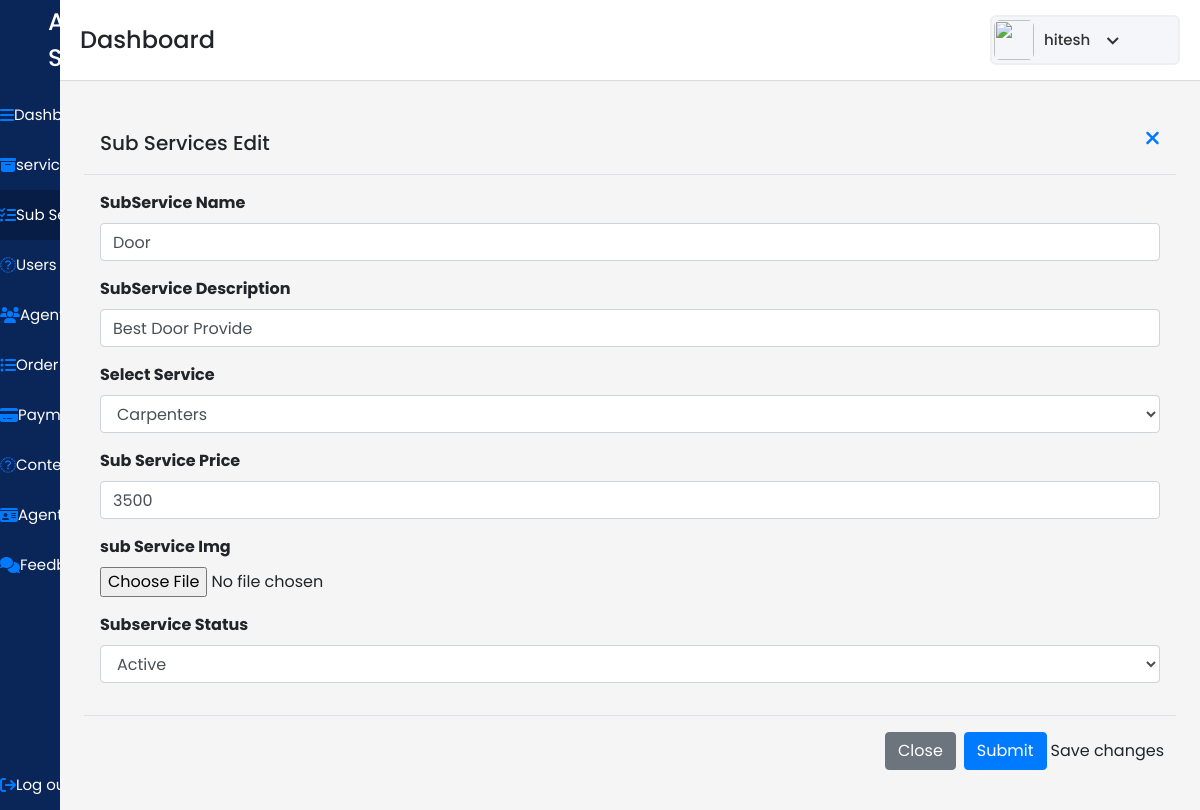
The page /admindash/subservicesedit/1/ (signed in) on the database its author committed.
### user/models.py (models this page shows)
class Subservice(models.Model):
    subserviceid=models.IntegerField(primary_key=True)
    serviceid=models.IntegerField()
    subservicename=models.CharField(max_length=50,null=FALSE)
    subservicedescription=models.CharField(max_length=20,null=FALSE)
    subserviceimage = models.ImageField(upload_to='image/images/')
    subserviceprice = models.IntegerField()
    subservicestutas=models.BooleanField(max_length=5,null=FALSE)

### adminpan/views.py (the view)
# urls.py: path('subservicesedit/<int:id>/',views.subservicesedit,name='subservicesedit'),
@login_required(login_url="/login/")
def subservicesedit(request,id):
    subservicedata=Subservice.objects.get(pk=id)
    allService=Service.objects.all()
    context={'Subservice':subservicedata,'Services':allService}
    return render(request,"subservices-edit.html",context)

### adminpan/templates/subservices-edit.html (shortened to what this page needs)
{% load static %}
<!DOCTYPE html>
<html lang="en" dir="ltr">
  <head>
    <link rel="stylesheet" href="{% static "./style.css" %}">
   <link href="{% static "https://unpkg.com/boxicons@2.0.7/css/boxicons.min.css" %}" rel='stylesheet'>
    <link rel="stylesheet" href="{% static "path/to/font-awesome/css/font-awesome.min.css"  %}">
    <link href="{% static "https://cdn.jsdelivr.net/npm/bootstrap@5.1.3/dist/css/bootstrap.min.css"  %}" rel="stylesheet">
    <link href="{% static "https://cdn.jsdelivr.net/npm/bootstrap@5.1.3/dist/css/bootstrap.min.css" %}" rel="stylesheet">
    <link rel="stylesheet" href="{% static "./css/bootstrap.min.css" %}">
    <link href="{% static "https://stackpath.bootstrapcdn.com/bootstrap/4.4.1/css/bootstrap.min.css" %}" rel="stylesheet"/>
  </head>
<body>
  <div class="sidebar">
    <div class="logo-details pl-5">
      <span class="logo_name">All in Services</span>
    </div>
      <ul class="nav-links">
        <li>
          <a href={% url 'adminpan' %} >
            <i class="fa fa-bars" aria-hidden="true"></i>
            <span class="links_name">Dashboard</span>
          </a>
        </li>
        <li>
          <a href={% url 'services' %} >
            <i class="fa fa-archive" aria-hidden="true"></i>
            <span class="links_name">services</span>
          </a>
        </li>
        <li>
          <a href={% url 'subservices' %} class="active">
            <i class="fa fa-tasks" aria-hidden="true"></i>
            <span class="links_name">Sub Service</span>
          </a>
        </li>
        <li>
          <a href={% url 'users' %}>
            <i class="fa fa-user-o" aria-hidden="true"></i>
            <span class="links_name">Users</span>
        </li>
        <li>
          <a href={% url 'agent' %}>
            <i class="fa fa-users" aria-hidden="true"></i>
            <span class="links_name">Agent</span>
        </li>
        <li>
          <a href={% url 'order' %}>
            <i class="fa fa-list-ul" aria-hidden="true"></i>
            <span class="links_name">Order list</span>
        </li>
        <li>
          <a href={% url 'payment' %}>
            <i class="fa fa-credit-card-alt" aria-hidden="true"></i>
            <span class="links_name">Payment</span>
        </li>
        <li>
          <a href={% url 'contectus' %}>
            <i class="fa fa-envelope-o" aria-hidden="true"></i>
            <span class="links_name">Contect Us</span>
        </li>
        <li>
          <a href={% url 'agentkyc' %}>
            <i class="fa fa-id-card" aria-hidden="true"></i>
            <span class="links_name">Agent KYC</span>
        </li>
        <li>
          <a href={% url 'feedback' %}>
            <i class="fa fa-comments" aria-hidden="true"></i>
            <span class="links_name">Feedback</span>
        </li>
        <li class="log_out">
          {% if request.user.is_authenticated %}
          <a href="{% url 'logout' %}" >
            <i class="fa fa-sign-out" aria-hidden="true"></i>
            <span class="links_name">Log out</span>
          </a>
          {% endif %}
        </li>
      </ul>
    </div>
  <section class="home-section">
    <nav>
      <div class="sidebar-button">
        <span class="dashboard">Dashboard</span>
      </div>
      <div class="profile-details">
        <img src={% static "./images/All_in_one2.png" %} alt="">
        <span class="admin_name">{{user.username}}</span>
        <i class='bx bx-chevron-down' ></i>
      </div>
    </nav>
      <section>
        <section id="users" class="p-4" >
        <div class="modal-header mt-5">
          <h5 class="modal-title" id="exampleModalLabel">Sub Services Edit</h5>
          <a type="button" class="btn-close" href={% url 'subservices' %}><i class="fa fa-times" aria-hidden="true" style="font-size: 20px;"></i></a>
        </div>
        <div class="modal-body">
          <form method="POST" action="{% url 'subserviceupdate' %}">
              <div class="form-group">
                <label><b>SubService Name</b></label>
                <input type="text"  name="subservicename" class="form-control" value="{{Subservice.subservicename}}">
             </div>
             <div class="form-group">
              <label><b>SubService Description</b></label>
              <input type="text"  name="subservicedescription" class="form-control" value="{{Subservice.subservicedescription}}">
           </div>
             <div class="form-group">
           <label><b>Select Service</b></label>
           <select required class="form-outline form-control flex-fill mb-0 dropdown-toggle" name="serviceid"
             aria-labelledby="dropdownMenuButton1" required>
             {% for service in Services %}
             <option value="{{service.serviceid}}">{{service.servicename}}</option>
             {%endfor%}
           </select>
          </div>
            <div class="form-group">
              <label><b>Sub Service Price</b></label>
              <input type="text"  name="subserviceprice" class="form-control" value="{{Subservice.subserviceprice}}">
           </div>
            <div class="form-group">
               <label><b>sub Service Img</b></label><br>
               <input type="file" class="" name="subserviceimg" placeholder="Sub Service Img">
            </div>
            <div class="form-group">
              <label><b>Subservice Status</b></label>
              <select required class="form-outline form-control flex-fill mb-0 dropdown-toggle" name="Status"
               aria-labelledby="dropdownMenuButton1" required>
               <option value="True">Active</option>
              </select>
            </div>
          </div>
        <div class="modal-footer">
          <a type="" class="btn btn-secondary"  href={% url 'subservices' %}>Close</a>
          <input type="submit" class="btn btn-primary">Save changes</input>
        </div>
</section>
</section>
</body>
</html>

### adminpan/static/style.css (style rules this page uses)
* { margin: 0; padding: 0; box-sizing: border-box; font-family: 'Poppins', sans-serif; }
.sidebar { position: fixed; height: 100%; width: 240px; background: #0A2558; transition: all 0.5s ease; }
.sidebar .logo-details { height: 80px; display: flex; align-items: center; }
.sidebar .logo-details .logo_name { color: #fff; font-size: 24px; font-weight: 500; }
.sidebar .nav-links { margin-top: 10px; }
.sidebar .nav-links li { position: relative; list-style: none; height: 50px; }
.sidebar .nav-links li a { height: 100%; width: 100%; display: flex; align-items: center; text-decoration: none; transition: all 0.4s ease; }
.sidebar .nav-links li a.active { background: #081D45; }
.sidebar .nav-links li a .links_name { color: #fff; font-size: 15px; font-weight: 400; white-space: nowrap; }
.sidebar .nav-links .log_out { position: absolute; bottom: 0; width: 100%; }
.home-section { position: relative; background: #f5f5f5; min-height: 100vh; width: calc(100% - 240px); left: 240px; transition: all 0.5s ease; }
.home-section nav { display: flex; justify-content: space-between; height: 80px; background: #fff; display: flex; align-items: center; position: fixed; width: calc(100% - 240px); left: 240px; z-index: 100; padding: 0 20px; box-shadow: 0 1px 1px rgba(0, 0, 0, 0.1); transition: all 0.5s ease; }
.home-section nav .sidebar-button { display: flex; align-items: center; font-size: 24px; font-weight: 500; }
.home-section nav .profile-details { display: flex; align-items: center; background: #F5F6FA; border: 2px solid #EFEEF1; border-radius: 6px; height: 50px; min-width: 190px; padding: 0 15px 0 2px; }
nav .profile-details img { height: 40px; width: 40px; border-radius: 6px; object-fit: cover; }
nav .profile-details .admin_name { font-size: 15px; font-weight: 500; color: #333; margin: 0 10px; white-space: nowrap; }
nav .profile-details i { font-size: 25px; color: #333; }
#users { margin-top: 40px; position: absolute; background: #f5f5f5; width: 100%; }
@media (max-width: 1240px) { .sidebar { width: 60px; } }
@media (max-width: 1240px) { .home-section { width: calc(100% - 60px); left: 60px; } }
@media (max-width: 1240px) { .home-section nav { width: calc(100% - 60px); left: 60px; } }

### rows shown on the page
Subservice: subservicename "Door", subservicedescription "Best Door Provide", subserviceprice "3500"

### other values the page prints
{{ user.username }} "hitesh"
form field serviceid "Carpenters"
